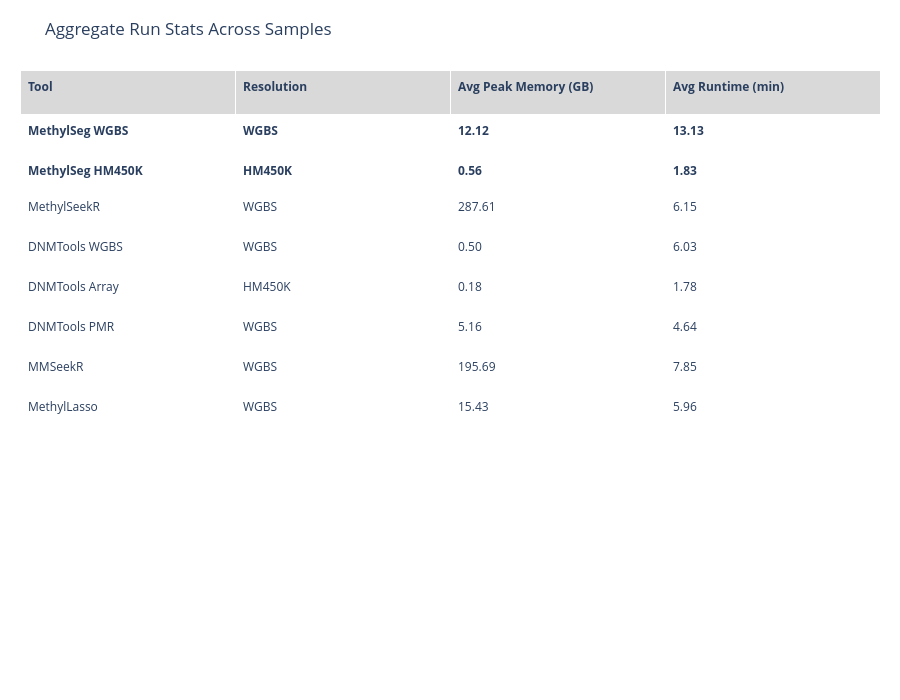

Here is the notebook cell this chart was saved with:
### Code cell
run_stats_df = get_run_stats_df().copy()
run_stats_df["tool_normalized"] = run_stats_df["tool_name"].map(normalize_run_tool_name)
run_stats_df["mem_peak_gb"] = pd.to_numeric(run_stats_df["mem_peak_mb"], errors="coerce") / 1024.0
run_stats_df["runtime_min"] = pd.to_numeric(run_stats_df["runtime_sec"], errors="coerce") / 60.0
run_stats_df = apply_tool_order(run_stats_df)
run_stats_df = add_tool_labels(run_stats_df)

run_stats_summary_df = (
    run_stats_df.groupby("tool_normalized", observed=True)
    .agg(
        n_samples=("sample_id", "nunique"),
        avg_mem_peak_gb=("mem_peak_gb", "mean"),
        avg_runtime_min=("runtime_min", "mean"),
    )
    .reset_index()
)
run_stats_summary_df["Resolution"] = run_stats_summary_df["tool_normalized"].map(RESOLUTION_MAP)
run_stats_summary_df["Tool"] = run_stats_summary_df["tool_normalized"].map(TOOL_LABELS)
run_stats_summary_df = run_stats_summary_df[[
    "Tool",
    "Resolution",
    "avg_mem_peak_gb",
    "avg_runtime_min",
]].rename(columns={
    "avg_mem_peak_gb": "Avg Peak Memory (GB)",
    "avg_runtime_min": "Avg Runtime (min)",
})
run_stats_summary_df = run_stats_summary_df.round({
    "Avg Peak Memory (GB)": 2,
    "Avg Runtime (min)": 2,
})

run_stats_summary_fig = plot_summary_table(
    run_stats_summary_df,
    "Aggregate Run Stats Across Samples",
)
run_stats_summary_fig

### Figure 1 — Plotly figure (JSON) as saved in the notebook; plotly's stock layout.template omitted (floating-point values rounded to 4 significant figures)
{"data": [{"cells": {"align": "left", "fill": {"color": "#FFFFFF"}, "font": {"size": 12}, "height": 40, "values": [["<b>MethylSeg WGBS</b>", "<b>MethylSeg HM450K</b>", "MethylSeekR", "DNMTools WGBS", "DNMTools Array", "DNMTools PMR", "MMSeekR", "MethylLasso"], ["<b>WGBS</b>", "<b>HM450K</b>", "WGBS", "WGBS", "HM450K", "WGBS", "WGBS", "WGBS"], ["<b>12.12</b>", "<b>0.56</b>", "287.61", "0.50", "0.18", "5.16", "195.69", "15.43"], ["<b>13.13</b>", "<b>1.83</b>", "6.15", "6.03", "1.78", "4.64", "7.85", "5.96"]]}, "header": {"align": "left", "fill": {"color": "#D9D9D9"}, "font": {"size": 12}, "height": 44, "values": ["<b>Tool</b>", "<b>Resolution</b>", "<b>Avg Peak Memory (GB)</b>", "<b>Avg Runtime (min)</b>"]}, "type": "table"}], "layout": {"height": 700, "margin": {"b": 30, "l": 20, "r": 20, "t": 70}, "title": {"text": "Aggregate Run Stats Across Samples"}}}
